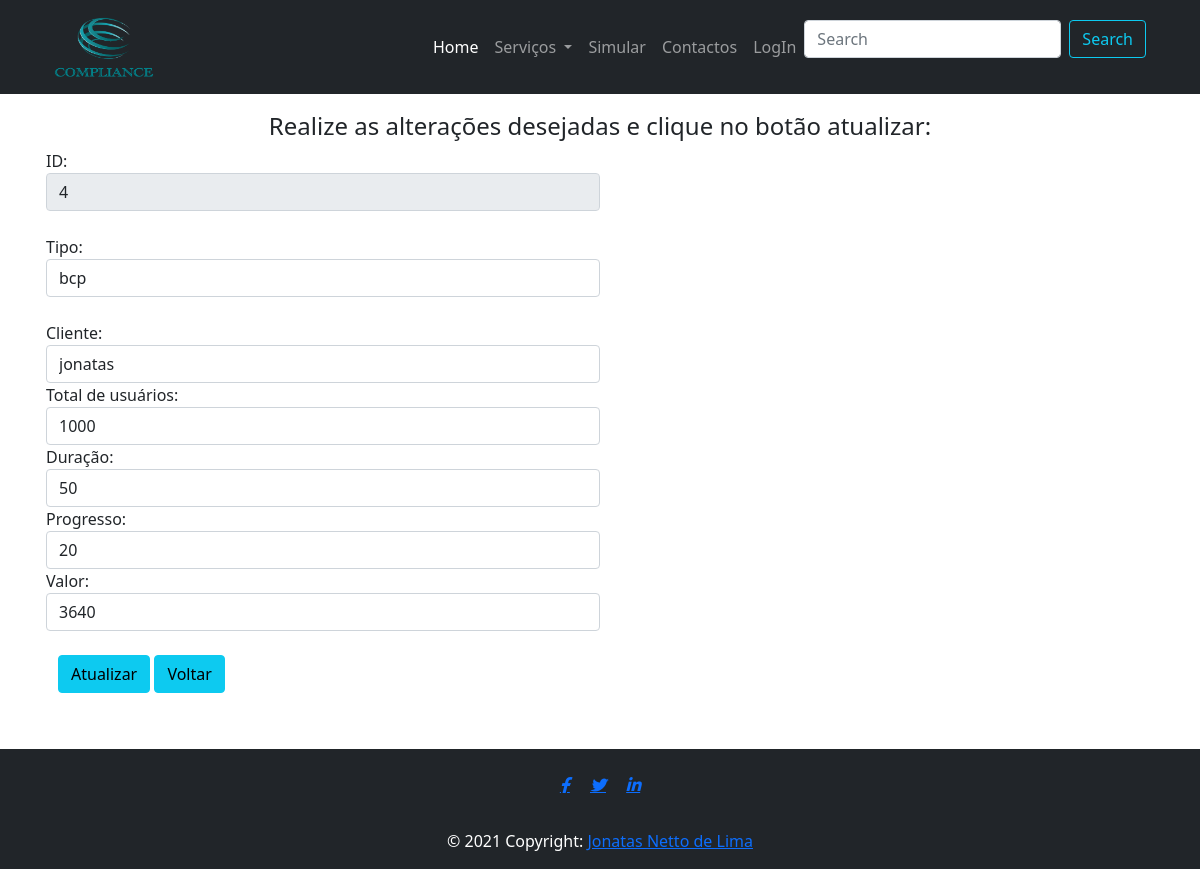
Page /updateservices.php?idServiços=4 on the committed database.
### updateservices.php (the view, shortened to what this page needs)
<?php
    if(isset($_SESSION['username']) == FALSE){
        include('pages/header.php');
    }elseif($_SESSION['username']=="admin"){
        include('pages/headerAdmin.php');
    }else{
        include('pages/headerUser.php');
    }
    include('data_base/bd.php');
?>
<html>
    <link href="https://cdn.jsdelivr.net/npm/bootstrap@5.1.2/dist/css/bootstrap.min.css" rel="stylesheet">
</html>
<?php
    $id = filter_input(INPUT_GET, 'idServiços', FILTER_SANITIZE_NUMBER_INT);
    $result_edit = $conn->query("SELECT * FROM serviços Where idServiços=$id");
    $row_edit = $result_edit->fetch_array();
?>
<div class="container text-center p-3">
    <h4>Realize as alterações desejadas e clique no botão atualizar:</h4>
    <form action="data_base/updatedb_services.php" method="post">
        <div class="form-row text-start">
            <div class="form-group col-md-6 ">
                <label>ID:</label>
                <input type="text" name="idServiços" class="form-control" readonly="true" placeholder="idServiços" value="<?php echo $row_edit['idServiços']; ?>"><br>
            </div>
            <div class="form-group col-md-6 ">
                <label>Tipo:</label>
                <input type="text" name="tipo" class="form-control" placeholder="Tipo de serviço" value="<?php echo $row_edit['tipo']; ?>"><br>
            </div>
            <div class="form-group col-md-6">
                <label>Cliente:</label>
                <input type="text" name="cliente" class="form-control" placeholder="Cliente" value="<?php echo $row_edit['cliente']; ?>">
            </div>
            <div class="form-group col-md-6">
                <label>Total de usuários:</label>
                <input type="number" name="total_usuarios" class="form-control" placeholder="Quantidade de usuários" value="<?php echo $row_edit['total_usuarios']; ?>">
            </div>
            <div class="form-group col-md-6">
                <label>Duração:</label>
                <input type="number" name="duracao" class="form-control" placeholder="Duração" value="<?php echo $row_edit['duracao']; ?>">
            </div>
            <div class="form-group col-md-6">
                <label>Progresso:</label>
                <input type="number" name="progresso" class="form-control" placeholder="Progresso" value="<?php echo $row_edit['progresso']; ?>">
            </div>
            <div class="form-group col-md-6">
                <label>Valor:</label>
                <input type="number" name="valor" class="form-control" placeholder="Valor" value="<?php echo $row_edit['valor']; ?>">
            </div>
            <br>
            <div class="container text-start">
                <input value="Atualizar" type="submit" class="btn btn-info">
                <input class="btn btn-info" type="button" value="Voltar" onClick="history.go(-1)">
            </div>
        </div>
    </form>
</div><br>
<?php include('pages/footer.php') ?>

### rows in the picture
serviços: idServiços "4", tipo "bcp", cliente "jonatas", total_usuarios "1000", duracao "50", progresso "20", valor "3640"
